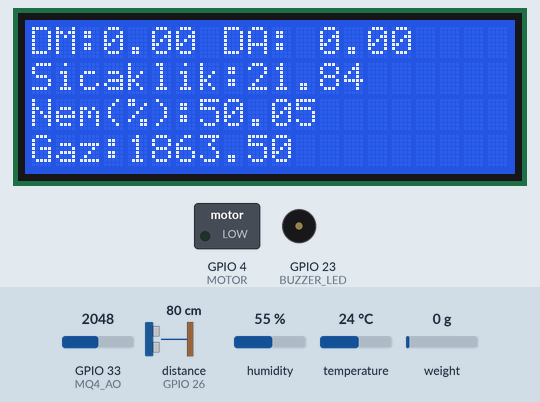
Simulated run of this sketch. Board: ESP32. Parts: 20×4 character LCD, switched loads named in the sketch (green lamp = pin HIGH), buzzer (waves = sounding, pin HIGH). Wiring (inferred from the names in the program): ultrasonic range finder: trigger GPIO 25; echo GPIO 26. Inputs (shaded band) come from the test bench; at power-on: GPIO 33 (MQ4_AO) = 2048, distance to the obstacle (sensor on GPIO 26) 80 cm, humidity 55 %, weight on the scale 0 g, temperature 24 °C. The echo pulse lasts 58.3 µs per cm; EEPROM starts erased; pins used as bus, display or sensor lines are not drawn; what the sketch prints to the serial monitor is not drawn.

Above: at 3.6 s.
3.7 s: GPIO 33 (MQ4_AO) set to 653
At 5.1 s:
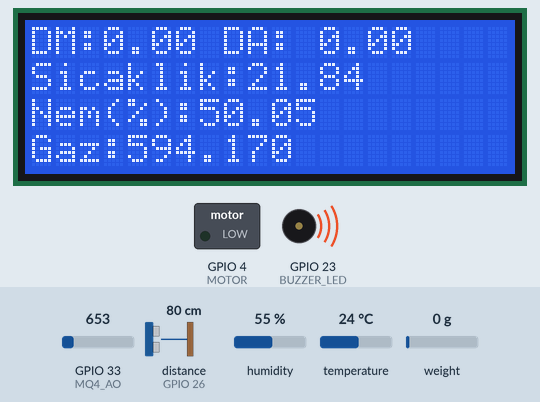
8.9 s: GPIO 33 (MQ4_AO) set to 571
At 10.9 s:
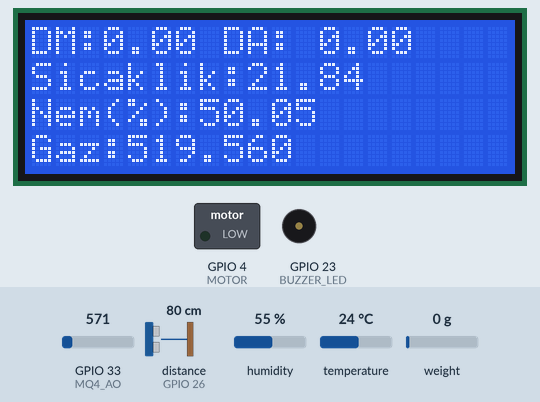
11.3 s: distance to the obstacle (sensor on GPIO 26) set to 2 cm
At 12.6 s:
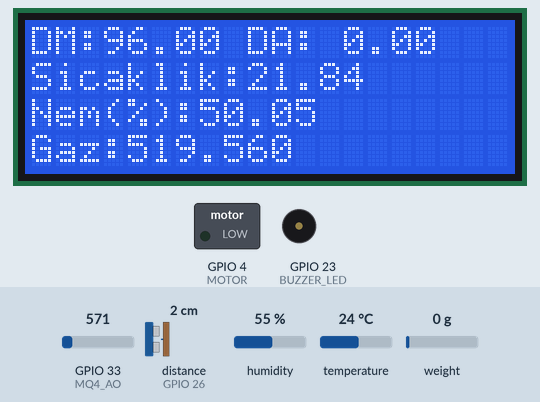
13.3 s: humidity set to 22 %
At 16.3 s:
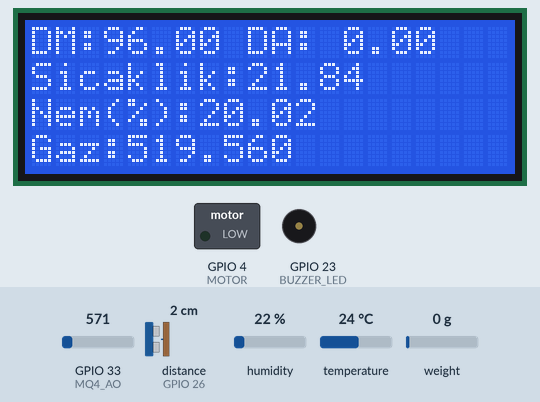
16.6 s: weight on the scale set to 100 g
At 17.7 s:
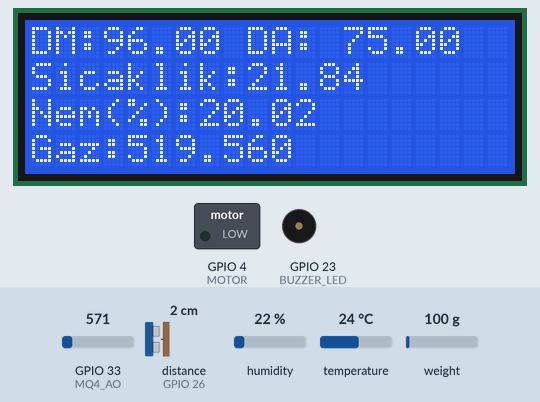
18.5 s: temperature set to 12 °C
At 25.6 s:
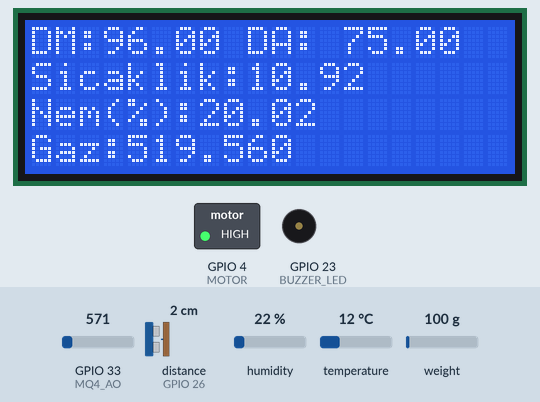
Timing chart, 0 to 26.2 s (numbered marks = the images above; inputs shaded):
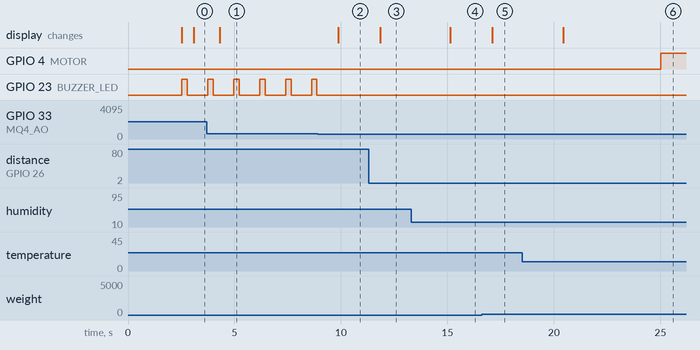

Measured:
- the behaviour switches between 601 and 600 on GPIO 33 (MQ4_AO) (found by bisection; images 1 and 2)
- after the input at 3.7 s, the display: changes after 0.60 s (image 1)
- after the input at 8.9 s, GPIO 23 (BUZZER_LED): stays LOW (without the input it goes to HIGH after 0.95 s); the display: changes after 0.96 s (image 2)
- after the input at 11.3 s, the display: changes after 0.53 s (image 3)
- after the input at 13.3 s, the display: changes after 1.8 s (image 4)
- after the input at 16.6 s, the display: changes after 0.50 s (image 5)
- after the input at 18.5 s, the display: changes after 1.9 s (image 6)
- by itself, GPIO 23 (BUZZER_LED): alternates HIGH for 0.25 s and LOW for 0.97 s

The sketch:

main.ino
```cpp
#include <DHT.h>
#include <LiquidCrystal_I2C.h>
#include <Wire.h>
#include <HX711_ADC.h>

#if defined(ESP8266)|| defined(ESP32) || defined(AVR)
#include <EEPROM.h>
#endif

#define TRIG_PIN 25
#define ECHO_PIN 26
#define DHT_PIN 14
#define DHT_TYPE DHT11
#define MQ4_AO 33
#define BUZZER_LED 23
#define MOTOR 4
#define SDA_PIN 16
#define SCL_PIN 17


#define MAX_SIZE 30
#define THRESHOLD 50
#define REQUIRED_COUNT 15

const int HX711_dout = 18;
const int HX711_sck = 19;
const int calVal_eepromAdress = 0;
unsigned long t = 0;

float DISTANCE = 0;
float GAS = 0;
float WEIGHT = 0;
float TEMPREATURE = 0;
float HUMIDITY = 0;

float REAL_DISTANCE = 0;
float REAL_GAS = 0;
float REAL_WEIGHT = 0;
float REAL_TEMPREATURE = 0;
float REAL_HUMIDITY = 0;

HX711_ADC LoadCell(HX711_dout, HX711_sck);
DHT dht(DHT_PIN, DHT_TYPE);
LiquidCrystal_I2C lcd(0x27, 20, 4);

void setup() {
  Serial.begin(9600);
  _lcdInit();
  _pinInit();
  _loadCellInit();
}

void loop() {
  processOfFullness();
  processOfTemperatureAndHumidity();
  processOfGas();
  String serailInfo = "F:";
  serailInfo+= "Mesafe(Cm): ";
  serailInfo+= DISTANCE;
  serailInfo+=" Sıcaklık(C): ";
  serailInfo+=TEMPREATURE;
  serailInfo+=" Nem(%): ";
  serailInfo+=HUMIDITY;
  serailInfo+=" Gaz: ";
  serailInfo+=GAS;
  serailInfo+=" Agirlik: ";
  serailInfo+=WEIGHT;
  Serial.println(serailInfo);

  String serailInfoForReal = "R:";
  serailInfoForReal+= "Mesafe(Cm): ";
  serailInfoForReal+= REAL_DISTANCE;
  serailInfoForReal+=" Sıcaklık(C): ";
  serailInfoForReal+=REAL_TEMPREATURE;
  serailInfoForReal+=" Nem(%): ";
  serailInfoForReal+=REAL_HUMIDITY;
  serailInfoForReal+=" Gaz: ";
  serailInfoForReal+=REAL_GAS;
  serailInfoForReal+=" Agirlik: ";
  serailInfoForReal+=REAL_WEIGHT;
  Serial.println(serailInfoForReal);
}
void processOfFullness(){
  processOfDistance();
  processOfWeight();
  float distanceFullnessAsPercent = (int)(100-(DISTANCE/60)*100);
  float weightFullnessAsPercent = (int)((WEIGHT/400)*100);
  String strFullness = "DM:";
  strFullness+=distanceFullnessAsPercent;
  strFullness+=" DA: ";
  strFullness+=weightFullnessAsPercent;
  lcd.setCursor(0,0);
  lcd.print(strFullness);

  if(_filterDistanceData(distanceFullnessAsPercent) || _filterWeightData(weightFullnessAsPercent)){
        processOfMotor();
  }
}
void processOfDistance(){
  digitalWrite(TRIG_PIN, LOW);
  delayMicroseconds(2);
  digitalWrite(TRIG_PIN, HIGH);
  delayMicroseconds(10);
  digitalWrite(TRIG_PIN, LOW);
  long duration = pulseIn(ECHO_PIN, HIGH);
  float distance = kalmanFilter(duration * 0.034 / 2);
  REAL_DISTANCE = distance;
  if(distance<0){
    DISTANCE =0;
  }
  else if(distance>60){
    DISTANCE = 60;
  }
  if(distance>0 && distance<60){
        DISTANCE = distance;
  }

}

void processOfWeight(){
  static boolean newDataReady = 0;
  const int serialPrintInterval = 0;
  if (LoadCell.update()) newDataReady = true;
  if (newDataReady) {
    if (millis() > t + serialPrintInterval) {
      float i = LoadCell.getData()*3;
      REAL_WEIGHT = i;
      if(i<0){
        i = 0;
      }
      else if(i>1000){
        i=1000;
      }
      WEIGHT = i;
      newDataReady = 0;
      t = millis();
    }
  }
}

void processOfMotor(){
  digitalWrite(MOTOR,HIGH);
  delay(5000);
  digitalWrite(MOTOR,LOW);
}
void processOfTemperatureAndHumidity(){
  float humidity = dht.readHumidity();
  float temperature = dht.readTemperature();
  humidity = kalmanFilter(humidity);
  temperature = kalmanFilter(temperature);
  if(isnan(humidity)){
    humidity = 0;
  }
  if(isnan(temperature)){
    temperature = 0;
  }
  _filterTemperatureAndHumidity(temperature,humidity);
  String strTempreature = "Sicaklik:";
  strTempreature+=TEMPREATURE;
  lcd.setCursor(0,1);
  lcd.print(strTempreature);
  String strHumidity = "Nem(%):";
  strHumidity+=HUMIDITY;
  lcd.setCursor(0,2);
  lcd.print(strHumidity);
}


void processOfGas(){
  int measurmentForGas = analogRead(MQ4_AO);
  int dangerGasDensityReferancePoint = 600;
  REAL_GAS = measurmentForGas;
  GAS = kalmanFilter(measurmentForGas);
  if(measurmentForGas>dangerGasDensityReferancePoint){
    processOfWarningSystem();
  }
  String strGas = "Gaz:";
  strGas+=GAS;
  lcd.setCursor(0,3);
  lcd.print(strGas);
  delay(500);
}
void processOfWarningSystem(){
  digitalWrite(BUZZER_LED,HIGH);
  delay(250);
  digitalWrite(BUZZER_LED,LOW);
  delay(300);
}

float distanceData[MAX_SIZE];
int currentIndexForDıstanceData = 0;
int countForDıstanceData = 0;
bool _filterDistanceData(float _distance) {
  distanceData[currentIndexForDıstanceData] = _distance;
  currentIndexForDıstanceData = (currentIndexForDıstanceData + 1) % MAX_SIZE;
  if (countForDıstanceData < MAX_SIZE) {
    countForDıstanceData++;
  }
  if (countForDıstanceData >= MAX_SIZE) {
    int belowThresholdCount = 0;
    for (int i = 0; i < countForDıstanceData; i++) {
      if (distanceData[i] > THRESHOLD) {
        belowThresholdCount++;
      }
    }
    if (belowThresholdCount >= REQUIRED_COUNT) {
      countForDıstanceData = 0;
      currentIndexForDıstanceData = 0;
      return true;
    }
    countForDıstanceData = 0;
    currentIndexForDıstanceData = 0;
  }
  return false;
}


float weightData[MAX_SIZE];
int currentIndexForWeightData = 0;
int countForWeightData = 0;
bool _filterWeightData(float _weight) {
  weightData[currentIndexForWeightData] = _weight;
  currentIndexForWeightData = (currentIndexForWeightData + 1) % MAX_SIZE; // Döngüel olarak diziyi güncelle
  if (countForWeightData < MAX_SIZE) {
    countForWeightData++;
  }
  if (countForWeightData >= MAX_SIZE) {
    int belowThresholdCount = 0;
    for (int i = 0; i < countForWeightData; i++) {
      if (weightData[i] > THRESHOLD) {
        belowThresholdCount++;
      }
    }
    if (belowThresholdCount >= REQUIRED_COUNT) {
      countForWeightData = 0; // Dizi sıfırlanır
      currentIndexForWeightData = 0;
      return true;
    }
    countForWeightData = 0;
    currentIndexForWeightData = 0;
  }
  return false;
}

float temperaturePastData = 0;
float temperatureNowData = 0;
float humidityPastData = 0;
float humidityNowData = 0;
void _filterTemperatureAndHumidity(float temperature, float humidity) {
    if(temperaturePastData ==0 && temperatureNowData == 0){
      temperatureNowData = temperature;
    }
    else{
      temperaturePastData = temperatureNowData;
      temperatureNowData = temperature;
    }
    if(temperatureNowData<=0){
      temperatureNowData = -1*temperatureNowData;
    }
    if(temperatureNowData/temperaturePastData<1.2 || temperatureNowData/temperaturePastData>0.80){
        TEMPREATURE = temperatureNowData;
    }
    else{
        TEMPREATURE = temperaturePastData;
    }

  if(humidityPastData ==0 && humidityNowData == 0){
      humidityNowData = humidity;
    }
    else{
      humidityPastData = humidityNowData;
      humidityNowData = humidity;
    }
    if(humidityNowData<=0){
      humidityNowData = -1*humidityNowData;
    }
    if(humidityNowData/humidityPastData<1.2 || humidityNowData/humidityPastData>0.80){
        HUMIDITY = humidityNowData;
    }
    else{
        HUMIDITY = humidityPastData;
    }
}

void _loadCellInit(){
  LoadCell.begin();
  float calibrationValue;
  calibrationValue = 696.0;
#if defined(ESP8266)|| defined(ESP32)
  EEPROM.begin(512); // uncomment this if you use ESP8266/ESP32 and want to fetch the calibration value from eeprom
#endif
  //EEPROM.get(calVal_eepromAdress, calibrationValue); // uncomment this if you want to fetch the calibration value from eeprom
  unsigned long stabilizingtime = 2000;
  boolean _tare = true;
  LoadCell.start(stabilizingtime, _tare);
  if (LoadCell.getTareTimeoutFlag()) {
    Serial.println("Timeout, check MCU>HX711 wiring and pin designations");
    while (1);
  }
  else {
    LoadCell.setCalFactor(calibrationValue);
    Serial.println("Startup is complete");
  }
}
void _lcdInit(){
  Wire.begin(SDA_PIN, SCL_PIN);
  lcd.init();
  lcd.backlight();
}
void _pinInit(){
  pinMode(TRIG_PIN, OUTPUT);
  pinMode(ECHO_PIN, INPUT);
  pinMode(BUZZER_LED,OUTPUT);
  pinMode(MOTOR,OUTPUT);
}
float kalmanFilter(float measurement) {
  float Q = 0.01;
  float R = 0.1;
  float P = 1;
  float K = 0;
  float X = 0;
  float Z = 0;
  P = P + Q;
  K = P / (P + R);
  X = X + K * (measurement - X);
  P = (1 - K) * P;
  return X;
}
```
